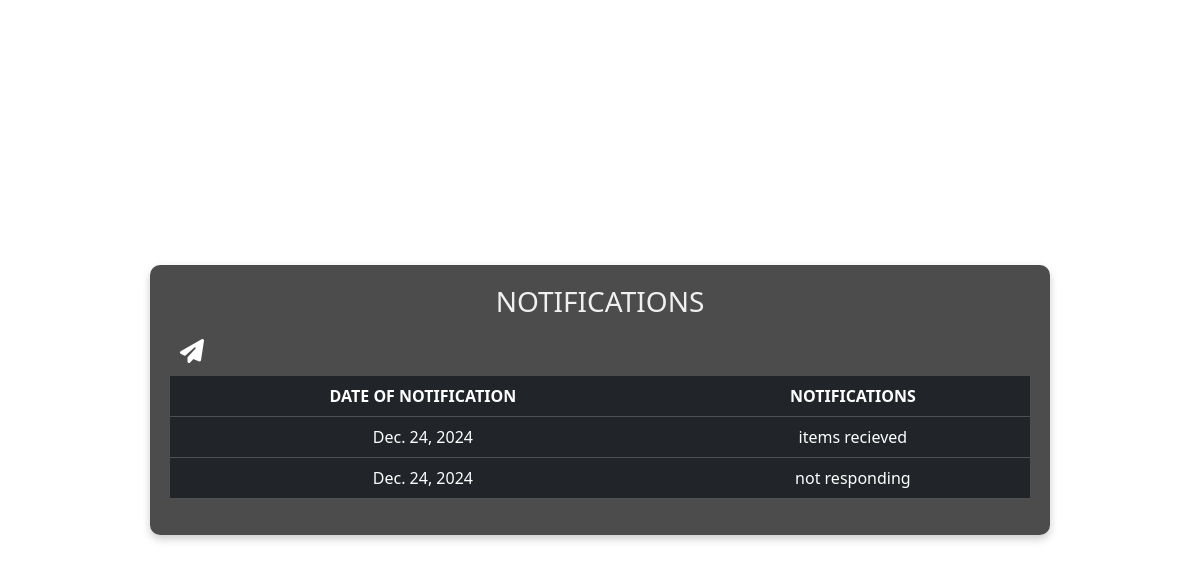
/notifications, run on an earlier commit of the app's database.
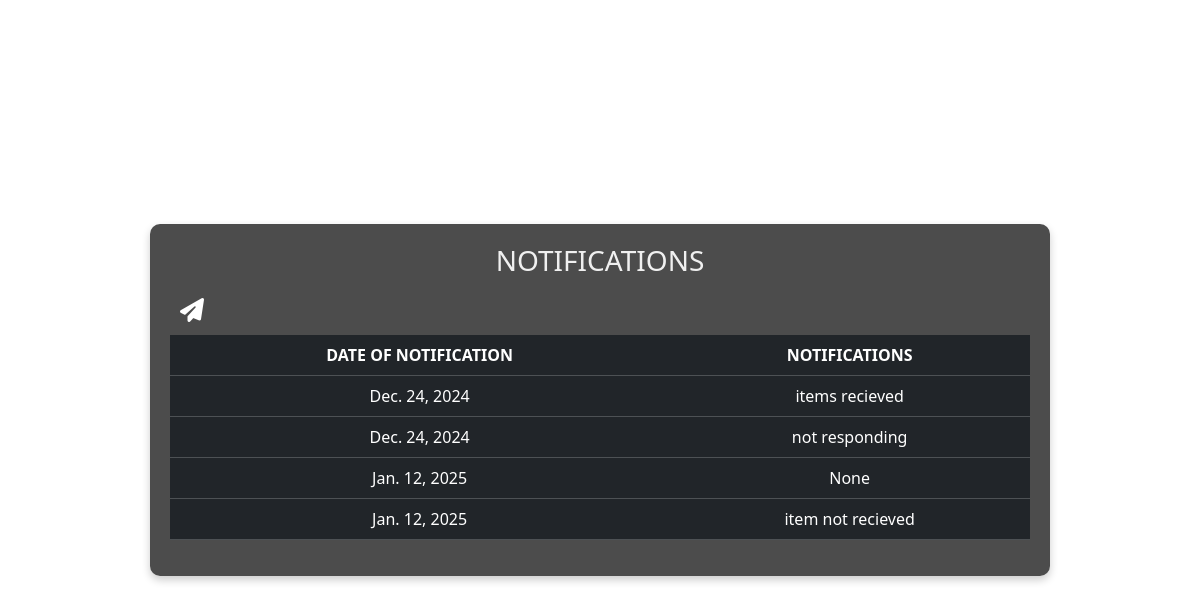
And on a later commit of the database.
### godnesshub_app/models.py (models this page shows)
class NotificationTable(models.Model):
    Notification=models.CharField(max_length=100,blank=True,null=True)
    Date=models.DateField(auto_now_add=True, blank=True,null=True)

### godnesshub_app/views.py (the view)
# urls.py: path('notifications', Notification.as_view(), name="notifications"),
class Notification(View):
    def get(self, request):
         obj=NotificationTable.objects.all()
         return render(request, "administration/notification.html",{'val':obj})

### templates/administration/notification.html (shortened to what this page needs)
<!DOCTYPE html>
<html lang="en">
<head>
    <link rel="stylesheet" href="https://cdnjs.cloudflare.com/ajax/libs/font-awesome/6.7.0/css/all.min.css">
    <link href="https://cdn.jsdelivr.net/npm/bootstrap@5.3.3/dist/css/bootstrap.min.css" rel="stylesheet">
</head>
<body>
    <div class="table-container">
        <h3>NOTIFICATIONS</h3>
        <a href="/sendnotification" title="Send Notification"><i class="fa-solid fa-paper-plane"></i></a>
        <table class="table table-dark">
            <thead>
                <tr>
                    <th>DATE OF NOTIFICATION</th>
                    <th>NOTIFICATIONS</th>
                </tr>
            </thead>
            <tbody>
                {% for i in val %}
                <tr>
                    <td>{{ i.Date }}</td>
                    <td>{{ i.Notification }}</td>
                </tr>
                {% endfor %}
            </tbody>
        </table>
    </div>
</body>
</html>

### templates/administration/notification.html (style rules this page uses)
body { background-image: url("https://media.istockphoto.com/id/1707564577/photo/suspect-e-mail-check-security-protection-email-from-spam-virus-checked-on-internet-letter.jpg?b=1&s=612x612&w=0&k=20&c=8nmV9uZeN-BaICgi8QH36b9QdJhiSFcS62GVhqf4gJM="); background-size: cover; background-position: center; height: 100vh; display: flex; justify-content: center; align-items: center; margin: 0; }
.table-container { background-color: rgba(0, 0, 0, 0.7); border-radius: 10px; padding: 20px; box-shadow: 0 4px 8px rgba(0, 0, 0, 0.2); width: 80%; max-width: 900px; color: white; }
h3 { color: #f0f0f0; text-align: center; margin-bottom: 20px; }
.fa-paper-plane { color: white; font-size: 24px; margin-left: 10px; cursor: pointer; }
table { width: 100%; text-align: left; border-collapse: collapse; margin-top: 10px; }
th, td { padding: 10px; text-align: center; }
th { background-color: rgba(50, 50, 50, 0.9); }
td { background-color: rgba(30, 30, 30, 0.8); }

What changed in the data, as far as the page shows it:
added NotificationTable: Date "Jan. 12, 2025", Notification "None"
added NotificationTable: Date "Jan. 12, 2025", Notification "item not recieved"
